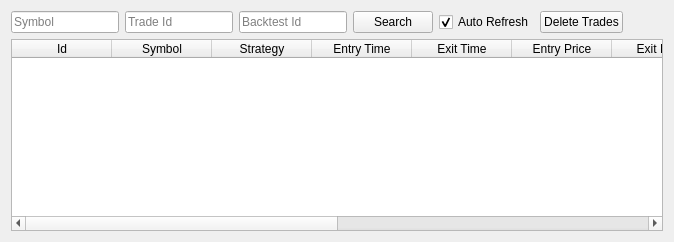
        <widget class="QWidget" name="tabTradeHistory">
         <attribute name="title">
          <string>Trade History</string>
         </attribute>
         <layout class="QGridLayout" name="gridLayout_13">
          <item row="0" column="0">
           <layout class="QVBoxLayout" name="verticalLayout_10">
            <item>
             <layout class="QHBoxLayout" name="horizontalLayout_2">
              <item>
               <widget class="QLineEdit" name="txtSymbolTradeHistory">
                <property name="sizePolicy">
                 <sizepolicy hsizetype="Fixed" vsizetype="Fixed">
                  <horstretch>0</horstretch>
                  <verstretch>0</verstretch>
                 </sizepolicy>
                </property>
                <property name="placeholderText">
                 <string>Symbol</string>
                </property>
               </widget>
              </item>
              <item>
               <widget class="QLineEdit" name="txtTradeIdTradeHistory">
                <property name="sizePolicy">
                 <sizepolicy hsizetype="Fixed" vsizetype="Fixed">
                  <horstretch>0</horstretch>
                  <verstretch>0</verstretch>
                 </sizepolicy>
                </property>
                <property name="placeholderText">
                 <string>Trade Id</string>
                </property>
               </widget>
              </item>
              <item>
               <widget class="QLineEdit" name="txtBacktestIdTradeHistory">
                <property name="sizePolicy">
                 <sizepolicy hsizetype="Fixed" vsizetype="Fixed">
                  <horstretch>0</horstretch>
                  <verstretch>0</verstretch>
                 </sizepolicy>
                </property>
                <property name="placeholderText">
                 <string>Backtest Id</string>
                </property>
               </widget>
              </item>
              <item>
               <widget class="QPushButton" name="btnSearchTradeHistory">
                <property name="text">
                 <string>Search</string>
                </property>
               </widget>
              </item>
              <item>
               <widget class="QCheckBox" name="chkAutoRefreshTradeHistory">
                <property name="text">
                 <string>Auto Refresh</string>
                </property>
                <property name="checked">
                 <bool>true</bool>
                </property>
               </widget>
              </item>
              <item>
               <widget class="QPushButton" name="btnTruncateTrade">
                <property name="text">
                 <string>Delete Trades</string>
                </property>
               </widget>
              </item>
              <item>
               <spacer name="horizontalSpacer_2">
                <property name="orientation">
                 <enum>Qt::Horizontal</enum>
                </property>
                <property name="sizeHint" stdset="0">
                 <size>
                  <width>40</width>
                  <height>20</height>
                 </size>
                </property>
               </spacer>
              </item>
             </layout>
            </item>
            <item>
             <widget class="QTableWidget" name="tblClosedTrades">
              <property name="enabled">
               <bool>true</bool>
              </property>
              <property name="styleSheet">
               <string notr="true"/>
              </property>
              <attribute name="verticalHeaderVisible">
               <bool>false</bool>
              </attribute>
              <column>
               <property name="text">
                <string>Id</string>
               </property>
              </column>
              <column>
               <property name="text">
                <string>Symbol</string>
               </property>
              </column>
              <column>
               <property name="text">
                <string>Strategy</string>
               </property>
              </column>
              <column>
               <property name="text">
                <string>Entry Time</string>
               </property>
              </column>
              <column>
               <property name="text">
                <string>Exit Time</string>
               </property>
              </column>
              <column>
               <property name="text">
                <string>Entry Price</string>
               </property>
              </column>
              <column>
               <property name="text">
                <string>Exit Price</string>
               </property>
              </column>
              <column>
               <property name="text">
                <string>Target Price</string>
               </property>
              </column>
              <column>
               <property name="text">
                <string>Base Amount</string>
               </property>
              </column>
              <column>
               <property name="text">
                <string>Quote Amount</string>
               </property>
              </column>
              <column>
               <property name="text">
                <string>PL</string>
               </property>
              </column>
              <column>
               <property name="text">
                <string>PL%</string>
               </property>
              </column>
             </widget>
            </item>
           </layout>
          </item>
         </layout>
        </widget>
